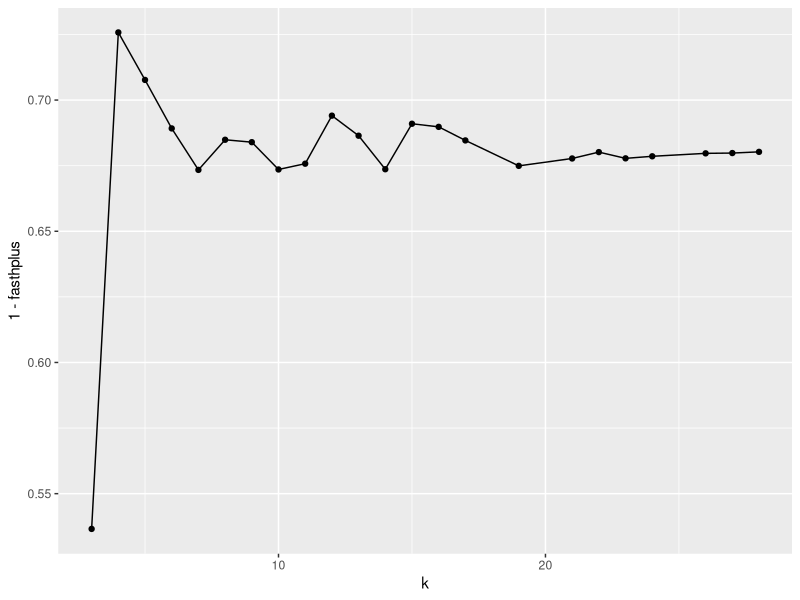
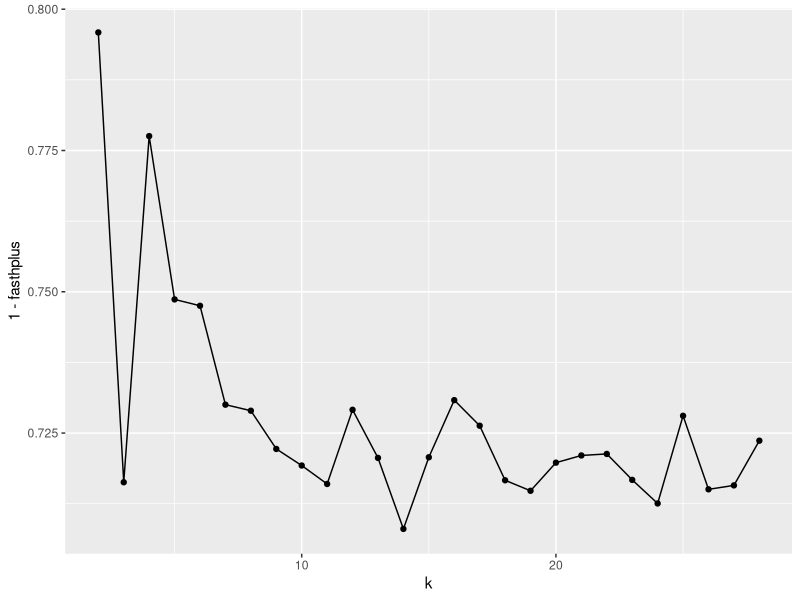
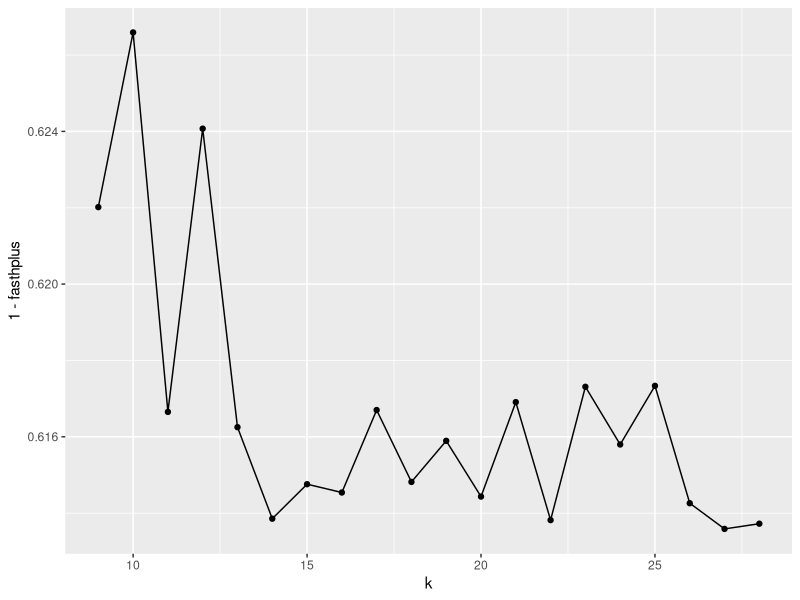
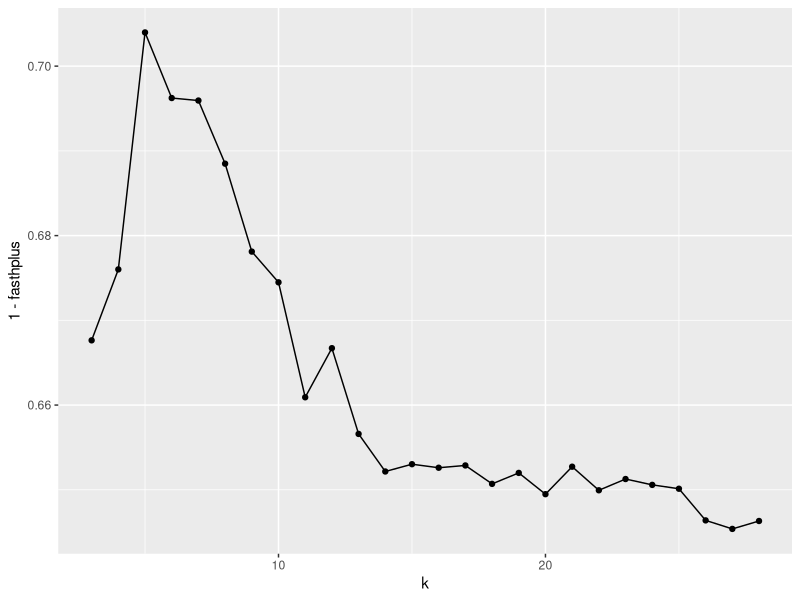

R code for these plots, in order: (Note: this script raises an error after producing the figures.)
library(ggplot2)
library(dplyr)
library(here)

## locate and read in csv file
fhplus_data <- read.csv(
    here::here(
        "processed-data",
        "08_harmony_BayesSpace",
        "fasthplus_results.csv"
    ),
    sep = "\t",
    # data is tab delimited
)

head(fhplus_data)

# remove redundant lines
fhplus_data <- fhplus_data[fhplus_data$k != "k", ]
# convert k to class integer so it's ordered in the plot
fhplus_data$k <- as.integer(fhplus_data$k)
fhplus_data$fasthplus <- as.numeric(fhplus_data$fasthplus)
fhplus_data$t_value <- as.integer(fhplus_data$t_value)

dim(fhplus_data)
# [1] 99  5
27 * 2 * 2 ## 27 k values * whole/targeted * GM/all spots
# [1] 108

type_list <- c("wholegenome", "targeted")
spots_set_list <- c("grey_matter", "all_spots")

with(fhplus_data, tapply(t_value, paste0(type, "_", spots_set), summary))
# $targeted_all_spots
#    Min. 1st Qu.  Median    Mean 3rd Qu.    Max.
#    1408    1905    1905    1885    1905    1905
#
# $targeted_grey_matter
#    Min. 1st Qu.  Median    Mean 3rd Qu.    Max.
#    1680    1713    1713    1712    1714    1714
#
# $wholegenome_all_spots
#    Min. 1st Qu.  Median    Mean 3rd Qu.    Max.
#    1905    1905    1905    1905    1905    1905
#
# $wholegenome_grey_matter
#    Min. 1st Qu.  Median    Mean 3rd Qu.    Max.
#    1664    1667    1668    1667    1668    1668


## plot output directory
dir_plots <-
    here::here("plots", "08_harmony_BayesSpace", "fasthplus")
# dir.create(dir_plots)


## create line plots
for (t in type_list) {
    for (s in spots_set_list) {
        pdf(
            file = here::here(
                "plots",
                "08_harmony_BayesSpace",
                "fasthplus",
                paste0(
                    "fasthplus_results_",
                    t, "_", s,
                    ".pdf"
                )
            ),
            width = 8
        )

        df_subset <- subset(fhplus_data, type == t & spots_set == s)
        df_subset <- na.omit(df_subset) # some fasthplus values were NA
        plot <- ggplot(df_subset, aes(
            x = k,
            y = 1 - fasthplus,
            group = 1
        )) +
            geom_line() +
            geom_point()

        print(plot)
        dev.off()
    }
}

## Reproducibility information
print("Reproducibility information:")
Sys.time()
proc.time()
options(width = 120)
session_info()
